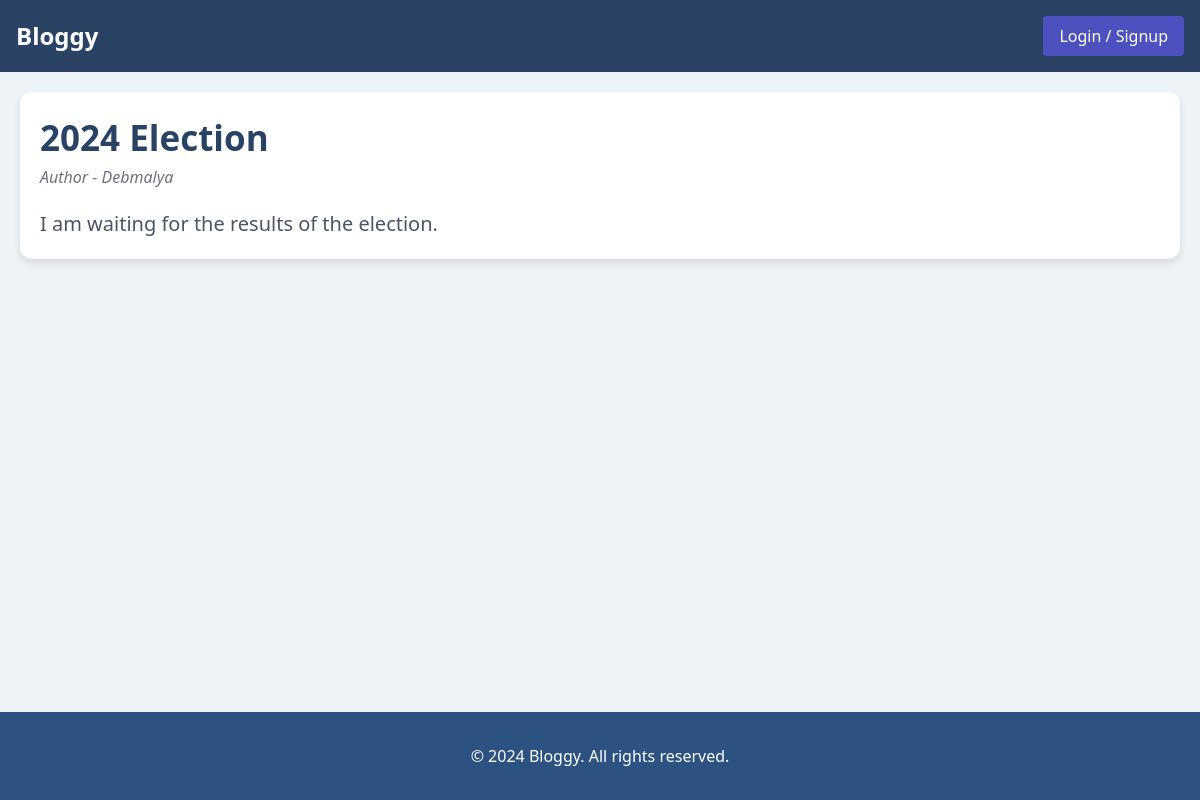
/blog/1708776865.609455, run on the app's committed database.
### utils/db.py (models this page shows)
class Blog(db.Model):
    blogId = db.Column(db.String(50), primary_key=True)
    title = db.Column(db.String(100), nullable=False)
    body = db.Column(db.String(1000), nullable=False)
    imageURI = db.Column(db.String(50), nullable=True)
    blogsCreated = db.relationship('AllBlogs', backref='blog', cascade='all, delete-orphan')

class AllBlogs(db.Model):
    userName = db.Column(db.String(50), db.ForeignKey('user.userName', ondelete='CASCADE'), primary_key=True)
    blogId = db.Column(db.String(50), db.ForeignKey('blog.blogId', ondelete='CASCADE'), primary_key=True)

### main.py (the view)
@app.route('/blog/<string:blogId>')
def blog(blogId):
    blogs = AllBlogs.query.all()
    for blog in blogs:
        if blog.blogId== blogId:
            userName= blog.userName
            break
    blogDetail= Blog.query.get(blogId)
    title = blogDetail.title
    body = blogDetail.body
    return render_template('blog.html', title=title, author=userName, content=body)

### templates/blog.html (shortened to what this page needs)
<!DOCTYPE html>
<html lang="en">
<head>
    <link rel="stylesheet" href="/static/home.css">
    <link rel="stylesheet" href="https://cdn.jsdelivr.net/npm/tailwindcss@2.2.19/dist/tailwind.min.css">
</head>
<body>
    <nav class="navbar p-4 flex justify-between items-center">
        <a href="/"><div class="text-white text-2xl font-bold">Bloggy</div></a>
        {% if "userName" in session %}
        <a href="/logout"><button class="text-white px-4 py-2 rounded logout">Logout</button></a>
        {% else %}
        <a href="/login"><button class="text-white px-4 py-2 rounded">Login / Signup</button></a>
        {% endif %}
    </nav>
    <div class="blog-card-one-blog-showing">
        <h1 class="blog-title">{{title}}</h1>
        <p class="blog-author">Author - {{author}}</p>
        <p class="blog-body">
            {{content}}
        </p>
    </div>
    <footer>
        <p>&copy; 2024 Bloggy. All rights reserved.</p>
    </footer>
</body>
</html>

### static/home.css (style rules this page uses)
body { display: flex; flex-direction: column; min-height: 100vh; background-color: #edf2f7; font-family: 'Poppins', sans-serif; }
.blog-card-one-blog-showing { background-color: #ffffff; border-radius: 12px; box-shadow: 0 4px 6px rgba(0, 0, 0, 0.1); margin: 20px; padding: 20px; }
.blog-title { font-size: 35px; font-weight: bold; color: #2a4365; }
.blog-author { font-style: italic; color: #6b7280; }
.blog-body { margin-top: 20px; color: #4a5568; font-size: 20px; }
.navbar { background-color: #2a4365; }
.navbar button { background-color: #4c51bf; transition: background-color 0.3s ease; }
footer { text-align: center; margin-top: auto; background-color: #2c5282; color: #ffffff; padding: 2rem 0; text-align: center; }

### data on the page
Blog: title "2024 Election", body "I am waiting for the results of the election."
AllBlogs: userName "Debmalya"
